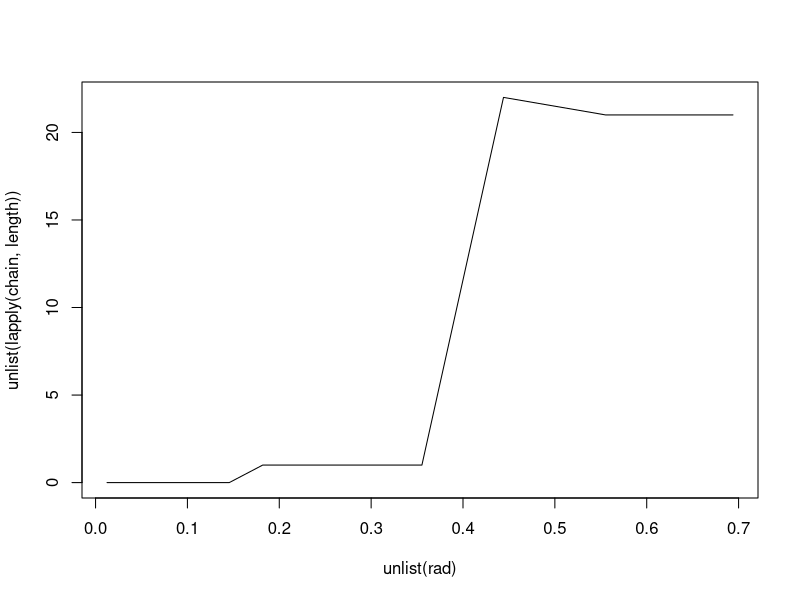

R code for this plot:
# one more

rm(list = ls())

# functions ---------------------------------------------------------------

mydist = function(x,y){
  return(sqrt(sum((x-y)^2)))
}


# data --------------------------------------------------------------------

df = iris[, 1:4]
df = as.matrix(df)
resp = iris$Species

# df = OrchardSprays[,1:3]
# resp = OrchardSprays$treatment

# init --------------------------------------------------------------------




# count chain -------------------------------------------------------------

scanned = sample(1:nrow(df), 1) # available indexes
av = NULL
x = df[scanned,]
cond = T
run = j = 0
chain = rad = list()
rad[[1]] = r = .01

while(cond){
  run = run + 1
  
  # calc distances
  tmp = apply(df[-scanned,], 1, mydist, y = x) 
  
  # which pts are in range
  tmp2 = tmp <= r
  if(any(tmp2)){
    # add those points to the list of available pts to start searching from
    av = unique(c(av, which(tmp2)))
    # pick a new pt from this list
    newpt = sample(av, 1)
    # add this new pt to the list of scanned pts to avoid duplicating
    scanned = c(scanned, newpt)
    # remove the scanned pts from the list of available pts
    av = av[!av %in% scanned]
    # choose new x 
    x = df[newpt,]
  }

  # readline('lol')
  
  # exit if we have scanned everything
  if(length(scanned) >= nrow(df)){
    break
  }
  # increase radius if everything has been scanned
  if(!any(tmp2)){
    
    r = 1.25*r
    if(!is.null(av)){
      
      
    }
    j = j + 1
    chain[[j]] = av
    # names(chain)[j] = paste0("run", j)
    rad[[j]] = r
    # names(rad)[j] = paste0("run", j)
  }

  
}




# explore -----------------------------------------------------------------
cat('\014')
resp[av]
run
length(av)
length(scanned)
r
plot(unlist(rad), unlist(lapply(chain, length)), type = 'l')